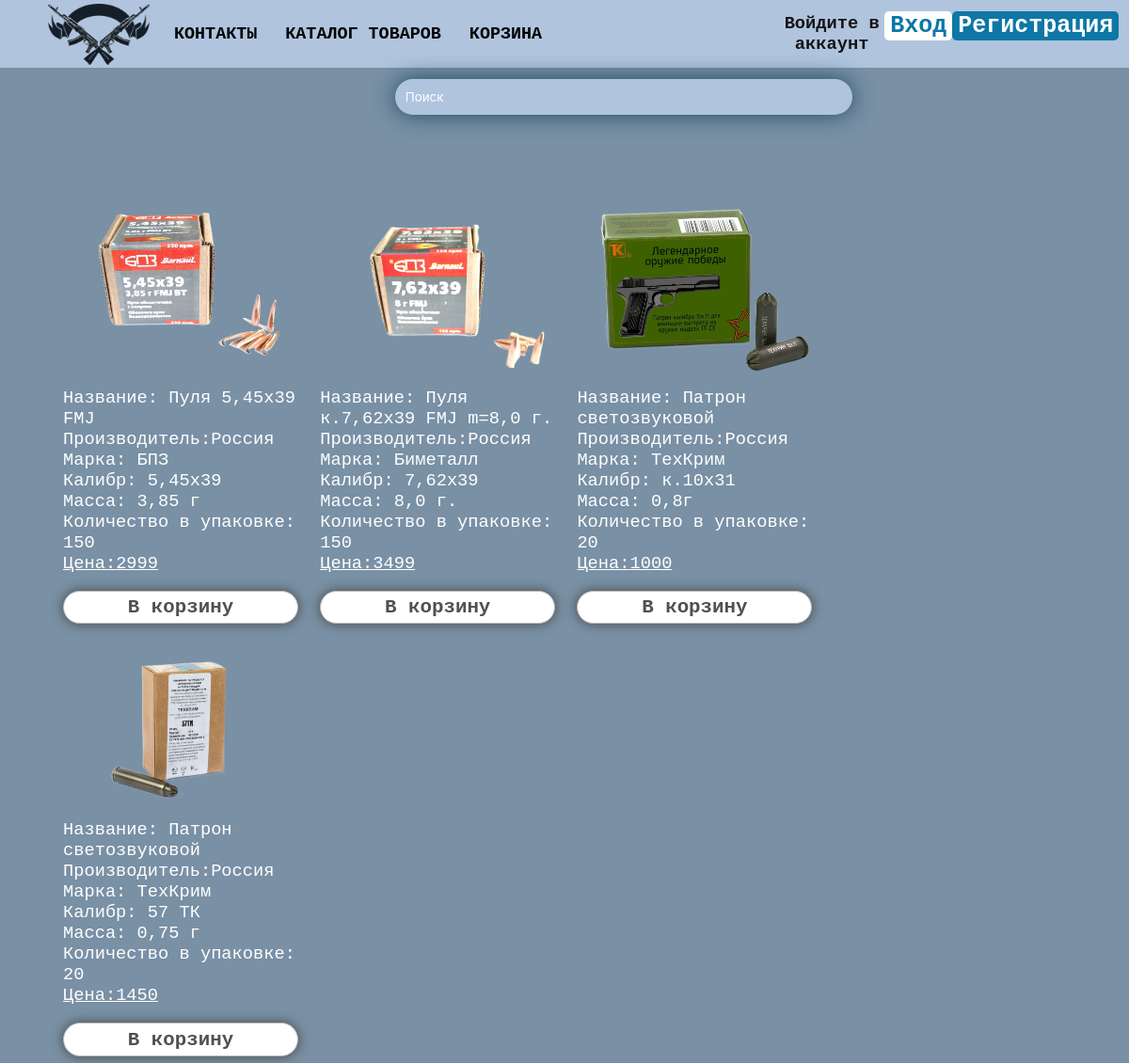
Page /patroni.php on the committed database.
### tables this page shows
CREATE TABLE `ognestrel` (
  `id` int(11) NOT NULL,
  `naimenovanie` varchar(30) NOT NULL,
  `nazvanie` varchar(45) NOT NULL,
  `strana` varchar(30) NOT NULL,
  `marka` varchar(15) NOT NULL,
  `dlina` varchar(11) NOT NULL,
  `kalibr` varchar(11) NOT NULL,
  `dlina_stvola` varchar(11) NOT NULL,
  `ves` varchar(11) NOT NULL,
  `magasin` int(11) NOT NULL,
  `img` varchar(255) NOT NULL,
  `cena` int(11) NOT NULL
);

### patroni.php (the view, shortened to what this page needs)
<?php
$servername = "localhost";
$username = "root";
$password = "";
$dbname = "bd_sklad";
$conn = new PDO("mysql:host=$servername;dbname=$dbname", $username, $password);
$conn ->setAttribute(PDO::ATTR_ERRMODE, PDO::ERRMODE_EXCEPTION);
$data =$conn->prepare("SELECT * FROM `ognestrel`");
$data ->execute();
$result = $data ->fetchAll();
?>
<!DOCTYPE>
<html>
<head>
    <link rel="stylesheet" type="text/css" href="stili.css.php">
</head>
<body>
<div class="verh">
        <div class="panel">
            <div class="side-title">
                <?php
                if (isset($_SESSION['user']['name']))
                    echo ("<h3>".$_SESSION['user']['name']." ".$_SESSION['user']['name2']."</h3>");
                else echo "<h3>Войдите в аккаунт</h3>";
                ?>
            </div>
            <?php
            if (isset($_SESSION['user']['name'])){
                echo "<div><form action='logout.php' style='color: #FFFFFF'><button class='vhod'>Выход</button></form></div>";
            }
            else
                echo " <div ><form action='vhod.php' style='color: #FFFFFF'><button class='vhod'>Вход</button></form></div>
        <div><form action='registraciy.php' style='color: #FFFFFF'><button class='registr'>Регистрация</button></form></div>"
            ?>
        </div>
        <ul>
            <a href="index.php"><img class="img1" src="1.png"></a>
            <li><a href="#">Контакты</a>
            </li>
            <li><a href="#">Каталог товаров</a>
            <li><a href="korzina.php">Корзина</a></li>
            </li>
        </ul>
    </div>
<form class="form2" action="vintovki.php">
    <input class="inputText" type="text" id="post" placeholder="Поиск">
</form>
    <main>
        <section>
            <article class="post">
                <?php
                foreach( $result as $img){
                    if ($img['naimenovanie'] == 'Патрон'  ){
                        echo "<div class='f1'>";
                        $foto= $img['img'];
                        $nasvanie=$img['nazvanie'];
                        $strana=$img['strana'];
                        $marka=$img['marka'];
                        $kalibr=$img['kalibr'];
                        $ves=$img['ves'];
                        $magasin= $img['magasin'];
                        $cena=$img['cena'];
                        echo"<img src='$foto' class='img3'>";
                        echo "<span class='podpisi'>Название: $nasvanie<br>Производитель:$strana<br>Марка: $marka<br>Калибр: $kalibr <br> Масса: $ves <br>Количество в упаковке: $magasin<br><span class='cena'>Цена:$cena</span></span><br><input type='button' class='st11' value='В корзину' data-id='".$img['id']."'>";
                        echo "</div>";
                    }
                }
                ?>
            </article>
        </section>
    </main>
</body>
</html>

### rows in the picture
ognestrel: img (picture), nazvanie "Пуля 5,45х39 FMJ", strana "Россия", marka "БПЗ", kalibr "5,45х39", ves "3,85 г", magasin "150", cena "2999"
ognestrel: img (picture), nazvanie "Пуля к.7,62х39 FMJ m=8,0 г.", strana "Россия", marka "Биметалл", kalibr "7,62х39", ves "8,0 г.", magasin "150", cena "3499"
ognestrel: img (picture), nazvanie "Патрон светозвуковой", strana "Россия", marka "ТехКрим", kalibr "к.10х31", ves "0,8г", magasin "20", cena "1000"
ognestrel: img (picture), nazvanie "Патрон светозвуковой", strana "Россия", marka "ТехКрим", kalibr "57 ТК", ves "0,75 г", magasin "20", cena "1450"
